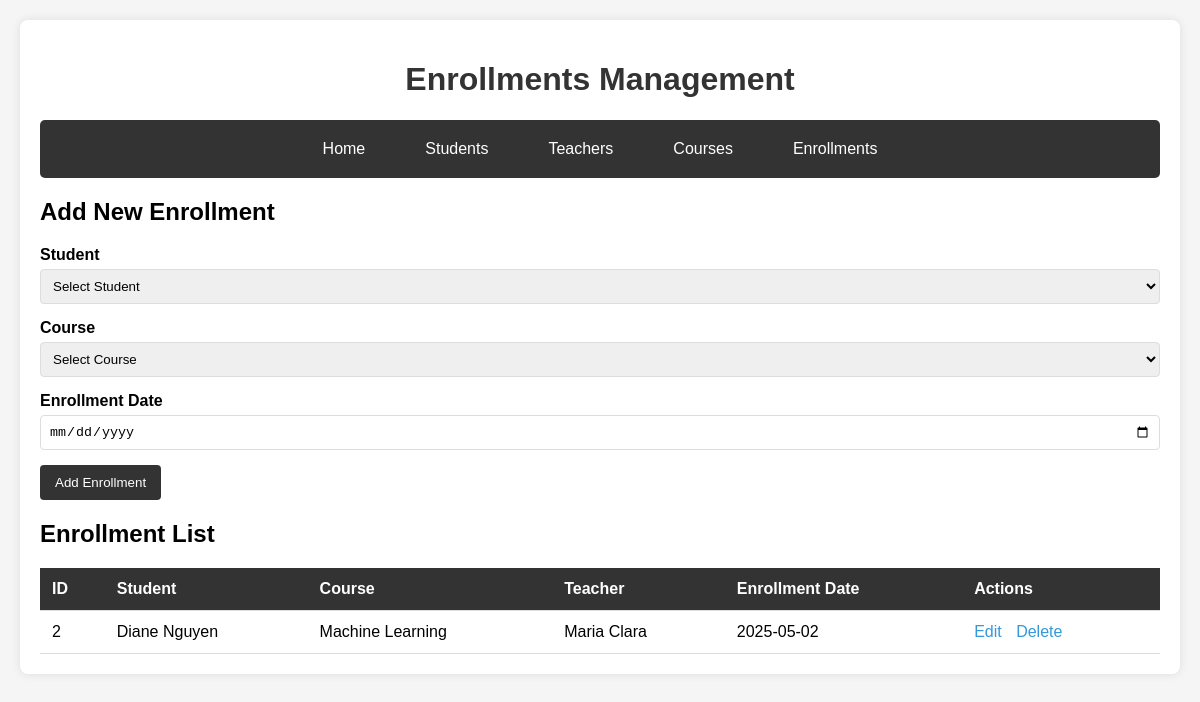
Before: /enrollments.php with the older database file.
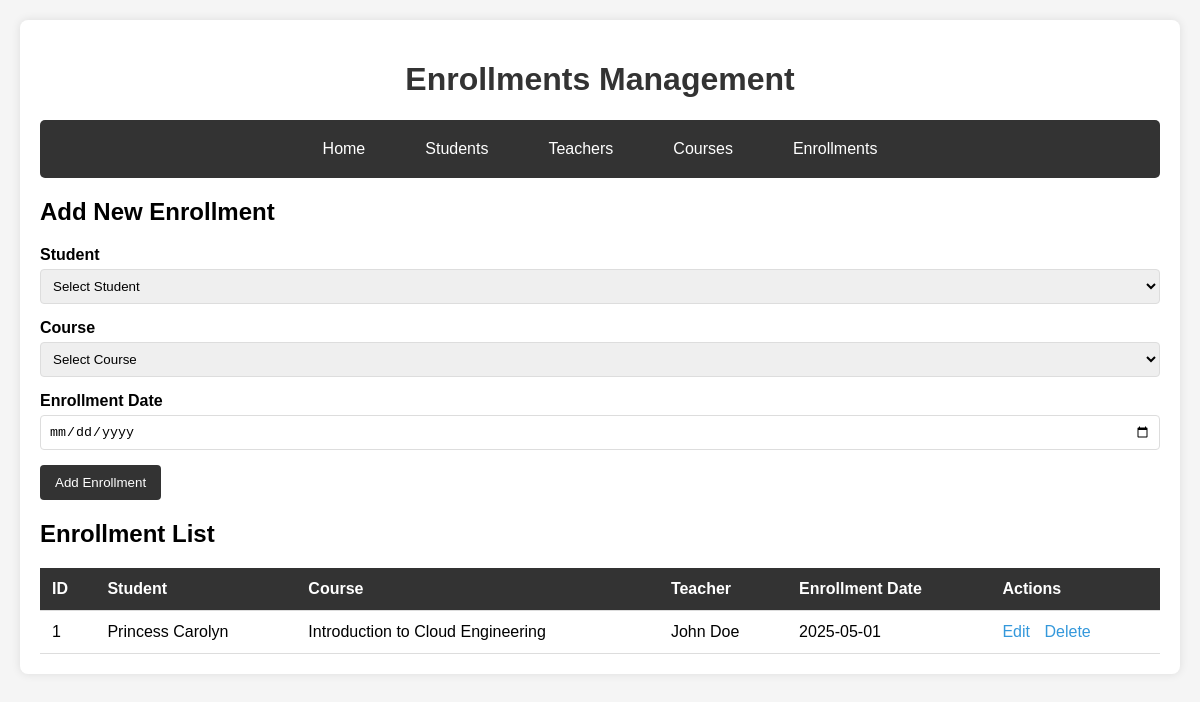
After: the same page with the newer database file.
### tables this page shows
CREATE TABLE `enrollments` (
  `enrollment_id` int(11) NOT NULL,
  `student_id` int(11) NOT NULL,
  `course_id` int(11) NOT NULL,
  `enroll_date` date NOT NULL
);

CREATE TABLE `students` (
  `student_id` int(11) NOT NULL,
  `first_name` varchar(100) NOT NULL,
  `last_name` varchar(100) NOT NULL,
  `email` varchar(255) NOT NULL
);

CREATE TABLE `courses` (
  `course_id` int(11) NOT NULL,
  `course_name` varchar(150) NOT NULL,
  `teacher_id` int(11) DEFAULT NULL
);

CREATE TABLE `teachers` (
  `teacher_id` int(11) NOT NULL,
  `first_name` varchar(100) NOT NULL,
  `last_name` varchar(100) NOT NULL,
  `email` varchar(255) NOT NULL
);

### enrollments.php (the view, shortened to what this page needs)
<?php include("dbconnection.php");
$enrollments = $conn->query("
    SELECT e.enrollment_id, e.enroll_date,
           s.student_id, s.first_name as student_first, s.last_name as student_last,
           c.course_id, c.course_name,
           t.teacher_id, t.first_name as teacher_first, t.last_name as teacher_last
    FROM enrollments e
    JOIN students s ON e.student_id = s.student_id
    JOIN courses c ON e.course_id = c.course_id
    JOIN teachers t ON c.teacher_id = t.teacher_id
");
?>
<!DOCTYPE html>
<html lang="en">
<head>
    <link rel='stylesheet' href="styles.css">
</head>
<body>
    <div class="container">
        <h1>Enrollments Management</h1>
        <div class="nav">
            <a href="index.php">Home</a>
            <a href="students.php">Students</a>
            <a href="teachers.php">Teachers</a>
            <a href="courses.php">Courses</a>
            <a href="enrollments.php">Enrollments</a>
        </div>
        <h2>Add New Enrollment</h2>
        <form method="POST">
            <div class="form-group">
                <label for="student_id">Student</label>
                <select id="student_id" name="student_id" required>
                    <option value="">Select Student</option>
                </select>
            </div>
            <div class="form-group">
                <label for="course_id">Course</label>
                <select id="course_id" name="course_id" required>
                    <option value="">Select Course</option>
                </select>
            </div>
            <div class="form-group">
                <label for="enroll_date">Enrollment Date</label>
                <input type="date" id="enroll_date" name="enroll_date" required>
            </div>
            <button type="submit" name="add">Add Enrollment</button>
        </form>
        <h2>Enrollment List</h2>
        <table>
            <thead>
                <tr>
                    <th>ID</th>
                    <th>Student</th>
                    <th>Course</th>
                    <th>Teacher</th>
                    <th>Enrollment Date</th>
                    <th>Actions</th>
                </tr>
            </thead>
            <tbody>
                <?php while($enrollment = $enrollments->fetch_assoc()): ?>
                <tr>
                    <td><?php echo $enrollment['enrollment_id']; ?></td>
                    <td><?php echo $enrollment['student_first'] . ' ' . $enrollment['student_last']; ?></td>
                    <td><?php echo $enrollment['course_name']; ?></td>
                    <td><?php echo $enrollment['teacher_first'] . ' ' . $enrollment['teacher_last']; ?></td>
                    <td><?php echo $enrollment['enroll_date']; ?></td>
                    <td class="action-links">
                        <a href="#" onclick="editEnrollment(<?php echo $enrollment['enrollment_id']; ?>, <?php echo $enrollment['student_id']; ?>, <?php echo $enrollment['course_id']; ?>, '<?php echo $enrollment['enroll_date']; ?>')">Edit</a>
                        <a href="enrollments.php?delete=<?php echo $enrollment['enrollment_id']; ?>" onclick="return confirm('Are you sure you want to delete this enrollment?')">Delete</a>
                    </td>
                </tr>
                <?php endwhile; ?>
            </tbody>
        </table>
    </div>
</body>
</html>

Changed rows visible on the page:
removed enrollments: enrollment_id "2", student.first_name "Diane", student.last_name "Nguyen", course.course_name "Machine Learning", teachers.first_name "Maria", teachers.last_name "Clara", enroll_date "2025-05-02"
added enrollments: enrollment_id "1", student.first_name "Princess", student.last_name "Carolyn", course.course_name "Introduction to Cloud Engineering", teachers.first_name "John", teachers.last_name "Doe", enroll_date "2025-05-01"
